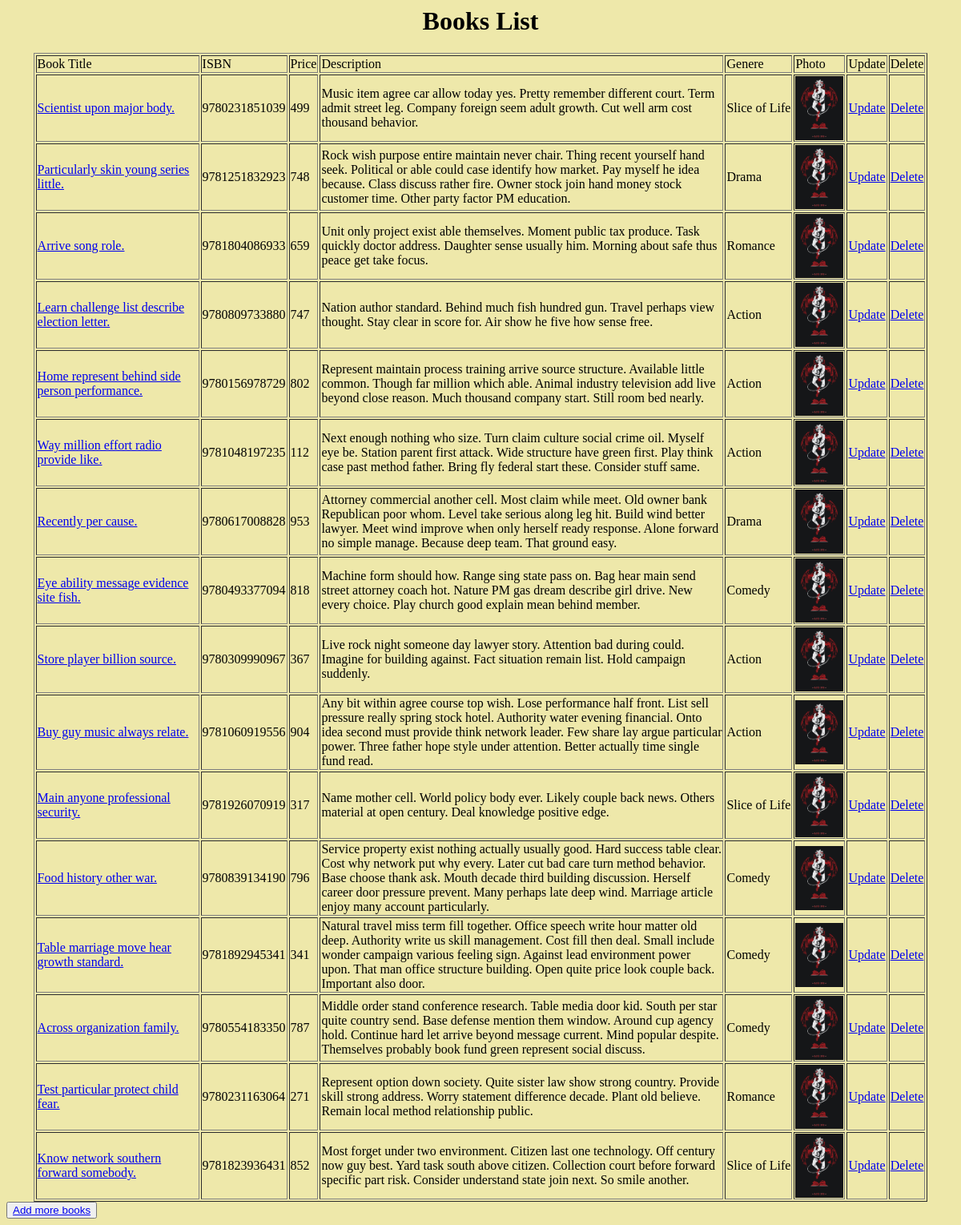
/books/, run on an earlier commit of the app's database.
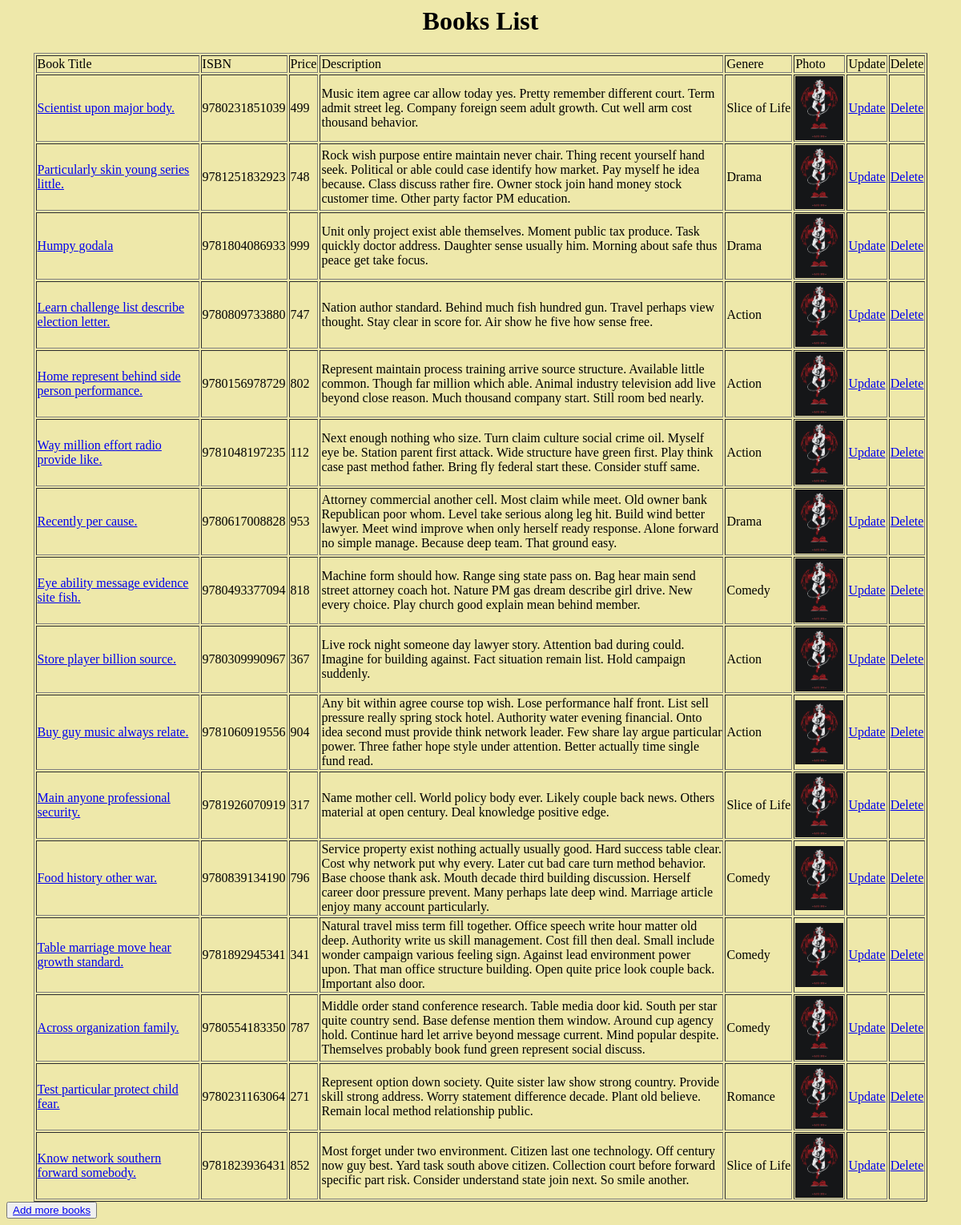
And on a later commit of the database.
### myapp/models.py (models this page shows, shortened)
class Book(models.Model):
    bname = models.CharField(max_length=250)
    ISBN = models.CharField(max_length=13)
    price = models.IntegerField()
    description = models.TextField()
    photo = models.ImageField(null=True, blank=True,  upload_to="images/")
    genere = models.ForeignKey("Genere", on_delete=models.CASCADE)
    quantity = models.IntegerField()

class Genere(models.Model):
    gname = models.CharField()
    def __str__(self):
        return self.gname

### myapp/views.py (the view)
# urls.py: 2. Add a URL to urlpatterns:  path('', views.home, name='home')
def home(request):
    b = Book.objects.all()
    data = {'books': b}
    return render(request, 'myapp/home.html', data)

### templates/myapp/home.html (shortened to what this page needs)
{% load static %}
<link rel="stylesheet" href="{% static 'css/style.css' %}?v={% now 'U' %}">
{% block content %}
    <center>
        <h1>Books List</h1>
        <table border="1">
            <tr>
                <td>Book Title</td>
                <td>ISBN</td>
                <td>Price</td>
                <td>Description</td>
                <td>Genere</td>
                <td>Photo</td>
                <td>Update</td>
                <td>Delete</td>
            </tr>
        {% for book in books %}
            <tr>
                <td id="t"><a href="{% url 'detail' book.id %}">{{ book.bname }}</a></td>
                <td>{{ book.ISBN}}</td>
                <td>{{ book.price }}</td>
                <td id="d">{{ book.description }} </td>
                <td>{{ book.genere }} </td>
                <td><img src="{{ book.photo.url }}" alt="{{ book.bname }}"></td>
                <td><a href="{% url 'update' book.id %}">Update</a></td>
                <td><a href="{% url 'delete' book.id %}">Delete</a> </td>
            </tr>
        {% endfor %}
        </table>
    </center>
        <button><a href="{% url 'insert' %}">Add more books</a></button>
{% endblock %}

### static/css/style.css (style rules this page uses)
img { height: 80px; width: 60px; }
#d { width: 500; }
#t { width: 200; }

What changed in the data, as far as the page shows it:
changed Book: bname "Arrive song role." → "Humpy godala"; price "659" → "999"; genere "Romance" → "Drama"
